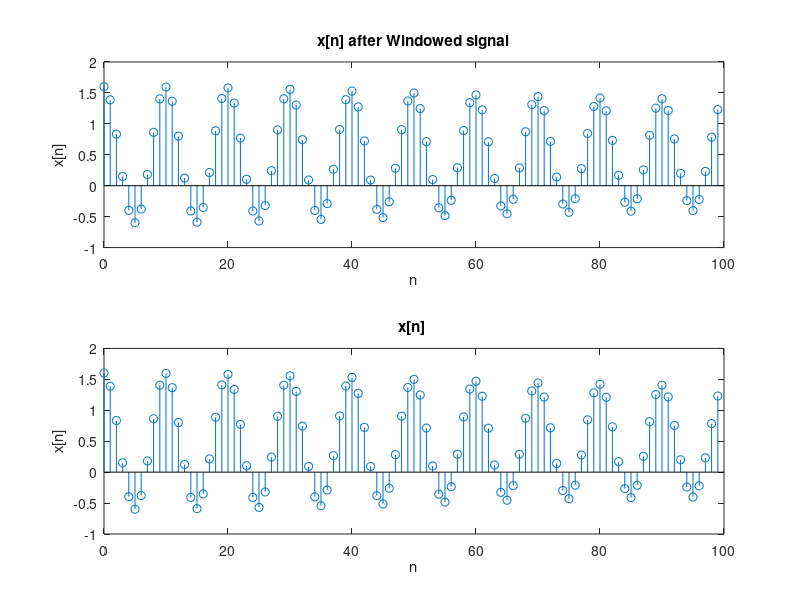
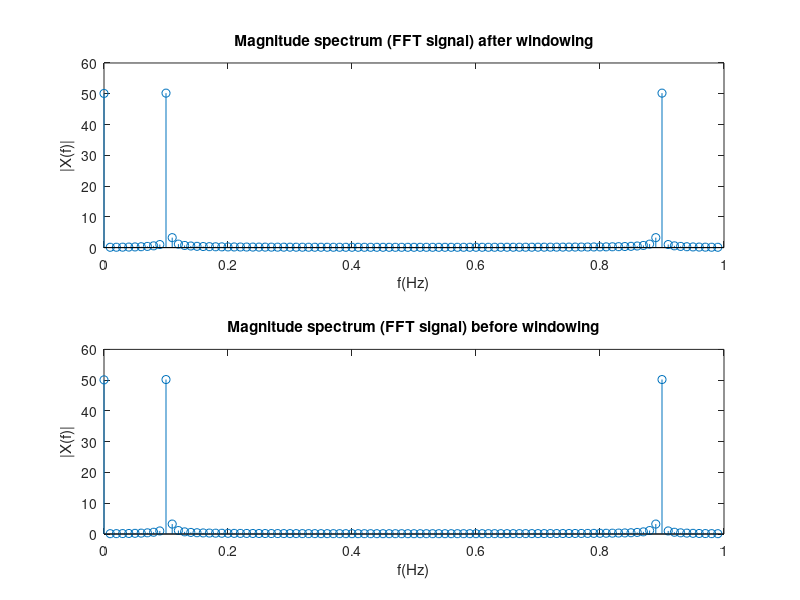
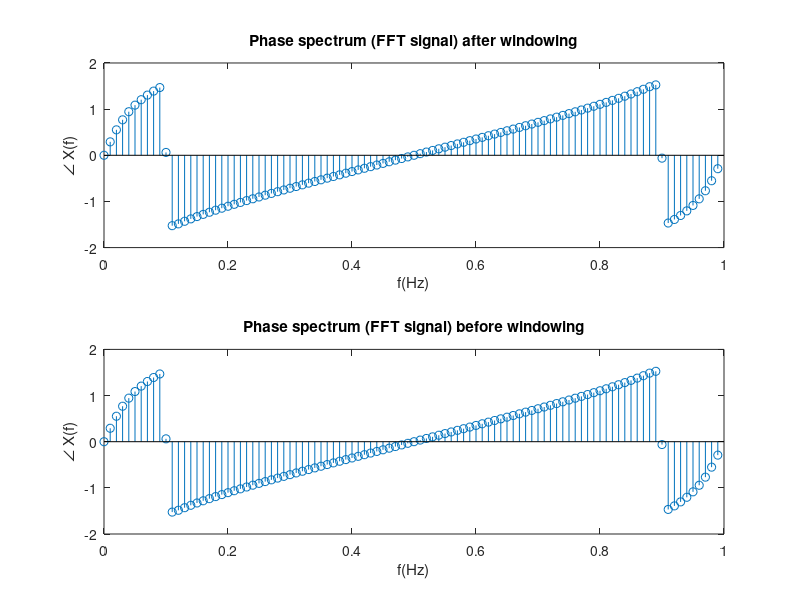

Here is the MATLAB script that generated these plots, in order:
close all;clc;
% Define the signal parameters
N = 100; % number of samples
n = 0:N-1; % sample indices
x = 0.5 + cos(2*pi*0.1*n) + 0.1*cos(2*pi*0.105*n) + 0.001*cos(2*pi*0.111*n); % signal

% Perform windowing rectanguler
w = ones(1,N); % rectanguler window function
xw = x.*w; % windowed signal

% Perform FFT
X = fft(xw); % FFT of windowed signal
f = (0:N-1)/N; % normalized frequency vector


% Perform FFT before window
z = fft(x); % FFT of windowed signal
f = (0:N-1)/N; % normalized frequency vector

% Plot the results x[n]
figure
subplot(2,1,1); % create a subplot
stem(n,xw); % plot the windowed signal as discrete signal
xlabel('n'); % label the x-axis
ylabel('x[n]'); % label the y-axis
title('x[n] after Windowed signal'); % add a title


subplot(2,1,2); % create another subplot
stem(n,x); % plot the windowed signal as discrete signal
xlabel('n'); % label the x-axis
ylabel('x[n]'); % label the y-axis
title('x[n] '); % add a title


% Plot the results fft 

figure 
subplot(2,1,1); % create another subplot
stem(f,abs(X)); % plot the magnitude spectrum as discrete signal
xlabel('f(Hz)'); % label the x-axis
ylabel('|X(f)|'); % label the y-axis
title('Magnitude spectrum (FFT signal) after windowing'); % add a title

subplot(2,1,2); % create another subplot
stem(f,abs(z)); % plot the magnitude spectrum as discrete signal
xlabel('f(Hz)'); % label the x-axis
ylabel('|X(f)|'); % label the y-axis
title('Magnitude spectrum (FFT signal) before windowing'); % add a title

% Plot the results phase spectrum
figure
subplot(2,1,1); % create another subplot
stem(f,angle(X)); % plot the phase spectrum as discrete signal
xlabel('f(Hz)'); % label the x-axis
ylabel('\angle X(f)'); % label the y-axis
title('Phase spectrum (FFT signal) after windowing'); % add a title

subplot(2,1,2); % create another subplot
stem(f,angle(z)); % plot the phase spectrum as discrete signal
xlabel('f(Hz)'); % label the x-axis
ylabel('\angle X(f)'); % label the y-axis
title('Phase spectrum (FFT signal) before windowing'); % add a title
